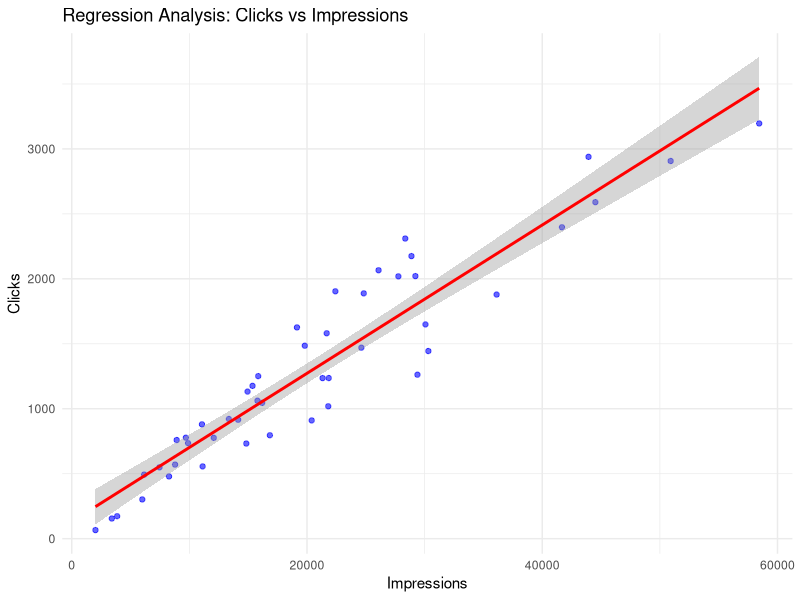
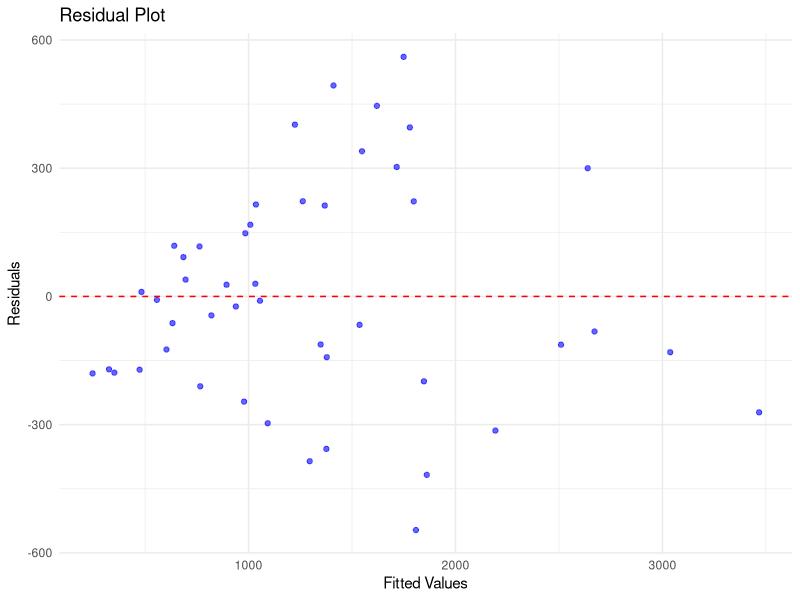

These charts were generated, in order, by the following R code:
# Linear Regression: The Classic Machine Learning Algorithm You Need to Know
# Example R script to do linear regression on Meta (Facebook) Ads
# By: Joe Domaleski

# Load necessary libraries
library(ggplot2)

# Load the Meta Ads data
data <- read.csv("meta_ads_data_summer_campaign.csv")

# Perform linear regression: clicks as dependent variable, impressions as independent variable
lm_model <- lm(clicks ~ impressions, data = data)

# Display the summary of the regression model
# This shows coefficients, R-squared, and significance levels
summary(lm_model)

# Create a scatter plot with regression line
ggplot(data, aes(x = impressions, y = clicks)) +
  geom_point(color = "blue", alpha = 0.6) +  # Scatter plot points
  geom_smooth(method = "lm", color = "red", se = TRUE) +  # Regression line
  labs(
    title = "Regression Analysis: Clicks vs Impressions",
    x = "Impressions",
    y = "Clicks"
  ) +
  theme_minimal()

# Create a residual plot to check model diagnostics
residuals <- resid(lm_model)
fitted_values <- fitted(lm_model)
ggplot(data.frame(Fitted = fitted_values, Residuals = residuals), aes(x = Fitted, y = Residuals)) +
  geom_point(color = "blue", alpha = 0.6) +
  geom_hline(yintercept = 0, color = "red", linetype = "dashed") +
  labs(
    title = "Residual Plot",
    x = "Fitted Values",
    y = "Residuals"
  ) +
  theme_minimal()

# Predict clicks for new impressions
# This demonstrates how to use the model to make predictions
new_data <- data.frame(impressions = c(100000, 200000, 300000))
predictions <- round(predict(lm_model, new_data))  # Round predicted clicks for readability
options(scipen = 999)  # Disable scientific notation
print(data.frame(new_data, Predicted_Clicks = predictions))

